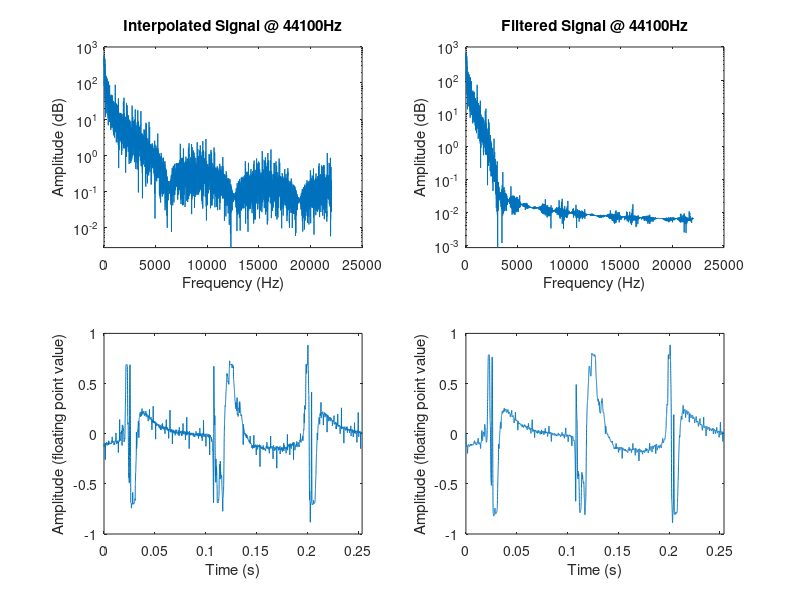
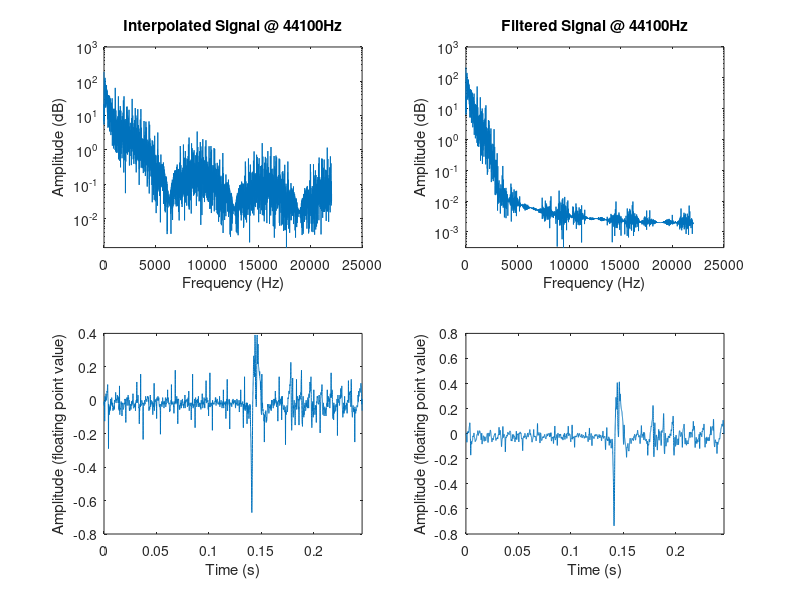

The MATLAB source for these figures, in order:
A = csvread('qsampcsv_25052015.csv');
f = fft(A);
oldrate = 44100/7;
newrate = 44100;

%% MIC BUMP
B = (A(30100:31700)-512)/512;
C = [B(1)];
for x=2:length(B)  
    inter = (B(x)-B(x-1))/7;
    for i=1:6
        C = [C, B(x-1)+(inter*i)]; 
    end
    C = [C, B(x)];
end

figure;
subplot(2,2,1)
f = fft(C);
semilogy([0:newrate/length(f):(newrate/2)-(newrate/length(f))]',abs(f(1:length(f)/2)))
ylim([0 1000])
ylabel('Amplitude (dB)')
xlabel('Frequency (Hz)')
title('Interpolated Signal @ 44100Hz')

subplot(2,2,3)
plot([0:1/newrate:(length(C)/newrate)-(1/newrate)],C)
xlim([0, (length(C)/newrate)-(1/newrate)]);
ylabel('Amplitude (floating point value)')
xlabel('Time (s)')

rp = 3;           % Passband ripple
rs = 40;          % Stopband ripple
fs = newrate;        % Sampling frequency
f = [1000 oldrate/2];    % Cutoff frequencies
a = [1 0];        % Desired amplitudes
dev = [(10^(rp/20)-1)/(10^(rp/20)+1)  10^(-rs/20)];
[n,fo,ao,w] = firpmord(f,a,dev,fs);
b = firpm(n,fo,ao,w);
D = filter(b,1,C);

subplot(2,2,2)
f = fft(D);
semilogy([0:newrate/length(f):(newrate/2)-(newrate/length(f))]',abs(f(1:length(f)/2)))
ylim([0 1000])
ylabel('Amplitude (dB)')
xlabel('Frequency (Hz)')
title('Filtered Signal @ 44100Hz')

subplot(2,2,4)
plot([0:1/newrate:(length(D)/newrate)-(1/newrate)],D)
xlim([0, (length(D)/newrate)-(1/newrate)]);
ylabel('Amplitude (floating point value)')
xlabel('Time (s)')

%% 'TESTING'

B = (A(125800:127350)-512)/512;
C = [B(1)];
for x=2:length(B)  
    inter = (B(x)-B(x-1))/7;
    for i=1:6
        C = [C, B(x-1)+(inter*i)]; 
    end
    C = [C, B(x)];
end

figure;
subplot(2,2,1)
f = fft(C);
semilogy([0:newrate/length(f):(newrate/2)-(newrate/length(f))]',abs(f(1:length(f)/2)))
ylim([0 1000])
ylabel('Amplitude (dB)')
xlabel('Frequency (Hz)')
title('Interpolated Signal @ 44100Hz')

subplot(2,2,3)
plot([0:1/newrate:(length(C)/newrate)-(1/newrate)],C)
xlim([0, (length(C)/newrate)-(1/newrate)]);
ylabel('Amplitude (floating point value)')
xlabel('Time (s)')

rp = 3;           % Passband ripple
rs = 40;          % Stopband ripple
fs = newrate;        % Sampling frequency
f = [1000 oldrate/2];    % Cutoff frequencies
a = [1 0];        % Desired amplitudes
dev = [(10^(rp/20)-1)/(10^(rp/20)+1)  10^(-rs/20)];
[n,fo,ao,w] = firpmord(f,a,dev,fs);
b = firpm(n,fo,ao,w);
D = filter(b,1,C);

subplot(2,2,2)
f = fft(D);
semilogy([0:newrate/length(f):(newrate/2)-(newrate/length(f))]',abs(f(1:length(f)/2)))
ylim([0 1000])
ylabel('Amplitude (dB)')
xlabel('Frequency (Hz)')
title('Filtered Signal @ 44100Hz')

subplot(2,2,4)
plot([0:1/newrate:(length(D)/newrate)-(1/newrate)],D)
xlim([0, (length(D)/newrate)-(1/newrate)]);
ylabel('Amplitude (floating point value)')
xlabel('Time (s)')
